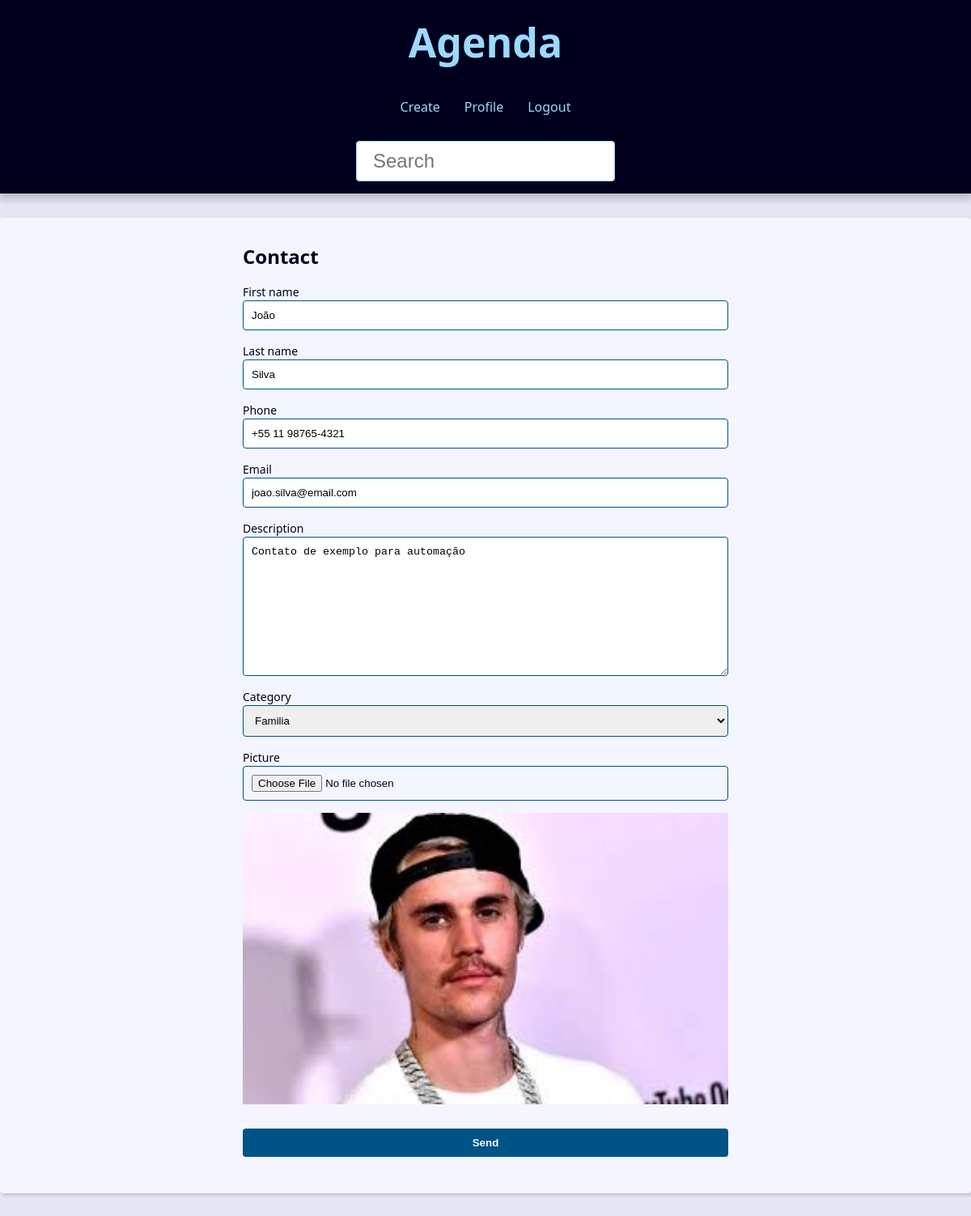
The app's page /contact/3/update/ (signed in) with its own data.
### contact/models.py (models this page shows, shortened)
class Contact(models.Model):
    first_name = models.CharField(max_length=50)
    last_name = models.CharField(max_length=50, blank=True)
    phone = models.CharField(max_length=50)
    email = models.EmailField(max_length=254, blank=True)
    created_date = models.DateTimeField(default=timezone.now)
    description = models.TextField(blank=True)
    show = models.BooleanField(default=True)
    picture = models.ImageField(blank=True, upload_to='pictures/%Y/%m/')
    category = models.ForeignKey(
        Category,
        on_delete=models.SET_NULL,
        blank=True, null=True
    )
    owner = models.ForeignKey(
        User,
        on_delete=models.SET_NULL,
        blank=True, null=True
    )

### contact/views/contact_forms.py (the view, shortened to what this page needs)
# urls.py: path('contact/<int:contact_id>/update/', views.update, name='update'),
@login_required(login_url='contact:login')
def update(request, contact_id):
    contact = get_object_or_404(Contact, pk=contact_id, show=True, owner=request.user)
    form_action = reverse('contact:update', args=(contact_id,))
    context = {
        'form': ContactForm(instance=contact),
        'form_action': form_action,
    }
    return render(request, 'contact/create.html', context)

### contact/forms.py (shortened to what this page needs)
class ContactForm(forms.ModelForm):
    picture = forms.ImageField(
        widget=forms.FileInput(attrs={'accept': 'image/*'}),
        required=False
    )
    phone = forms.CharField(
        required=True,
        max_length=15,  # Ajuste o comprimento máximo conforme necessário
        widget=forms.TextInput(attrs={'placeholder': 'Telefone', 'pattern': '[0-9]{2}[0-9]{4,5}[0-9]{4}'}),
    )
    class Meta:
        model = models.Contact
        fields = ('first_name', 'last_name', 'phone', 'email', 'description', 'category', 'picture')

### contact/models.py (called while the page is built)
    def __str__(self) -> str:
        return self.name

### contact/templates/contact/create.html (shortened to what this page needs)
{% extends 'global/base.html' %}
{% block content %}
  <div class="form-wrapper">
    <h2>Contact</h2>
     <form
      action="{{ form_action }}"
      method="POST"
      enctype="multipart/form-data"
    >
      <div class="form-content">
        {% for field in form %}
          <div class="form-group">
            <label for="{{ field.id_for_label }}">{{ field.label }}</label>
            {{ field }}
          </div>
          {% if field.name == 'picture' and field.value.url %}
            <div class="form-group">
              <img src="{{ field.value.url }}" alt="">
            </div>
          {% endif %}
        {% endfor %}
      </div>
      <div class="form-content">
        <div class="form-group">
          <button class="btn" type="submit">Send</button>
        </div>
      </div>
    </form>
  </div>
{% endblock content %}

### base_static/global/css/style.css (style rules this page uses)
:root { --spacing: 1.5rem; --link-dark-color: rgb(0, 83, 134); --link-light-color: rgb(156, 217, 255); --clr-white: rgb(245, 245, 255); --clr-black: rgb(0, 0, 30); --clr-light-gray: rgb(230, 230, 245); --clr-dark-shadow-5: rgba(0, 0, 10, 5%); --clr-dark-shadow-10: rgba(0, 0, 10, 10%); --clr-dark-shadow-20: rgba(0, 0, 10, 20%); --clr-light-shadow-5: rgba(200, 200, 255, 5%); --clr-light-shadow-10: rgba(200, 200, 255, 10%); --clr-light-shadow-20: rgba(200, 200, 255, 20%); --main-page-width: 120rem; --table-min-width: 60rem; --biggest-font-size: 5rem; --bigger-font-size: 4rem; --big-font-size: 3.2rem; --medium-font-size: 2.4rem; --small-font-size: 1.6rem; --smaller-font-size: 1.4rem; --smallest-font-size: 1.2rem; --transition-fast: 300ms; --transition-medium: 600ms; --transition-slow: 1s; --default-border-radius: 4px; }
*, *::before, *::after { margin: 0; padding: 0; box-sizing: border-box; }
html { font-size: 62.5%; }
body { font-family: system-ui, -apple-system, BlinkMacSystemFont, 'Segoe UI', Roboto, Oxygen, Ubuntu, Cantarell, 'Open Sans', 'Helvetica Neue', sans-serif; line-height: 1.5; font-size: var(--small-font-size); color: var(--clr-black); -webkit-font-smoothing: antialiased; background: var(--clr-light-gray); }
img, svg { display: block; max-width: 100%; }
.form-wrapper { max-width: 60rem; margin: var(--spacing) auto; }
.form-content { margin: var(--spacing) 0; }
.form-group { display: flex; flex-direction: column; padding-bottom: var(--spacing); }
.form-group input, .form-group textarea, .form-group select { padding: 1rem; border-radius: var(--default-border-radius); border: 1px solid var(--link-dark-color); }
.form-group label { font-size: var(--smaller-font-size); }
.btn { background-color: var(--link-dark-color); color: var(--clr-white); font-weight: bold; border: none; padding: 1rem 2rem; border-radius: var(--default-border-radius); cursor: pointer; transition: filter var(--transition-fast) ease-in-out; }

### records on screen
Contact: form "João" "Silva" "+55 11 98765-4321" "joao.silva@email.com" "Contato de exemplo para automação" "Familia"

### other values on screen
{{ field.label }} "First name" "Last name" "Phone" "Email" "Description" "Category" "Picture"
